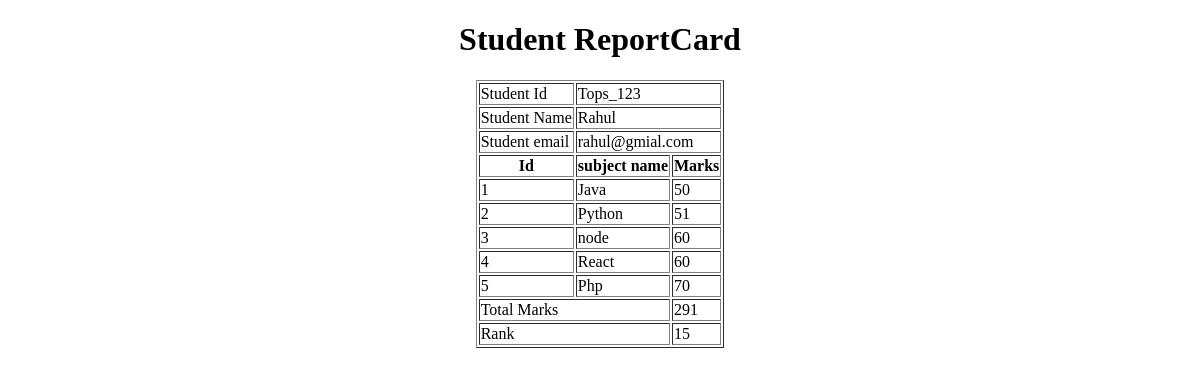
The page /viewmarks/Tops_123 on the database as committed earlier.
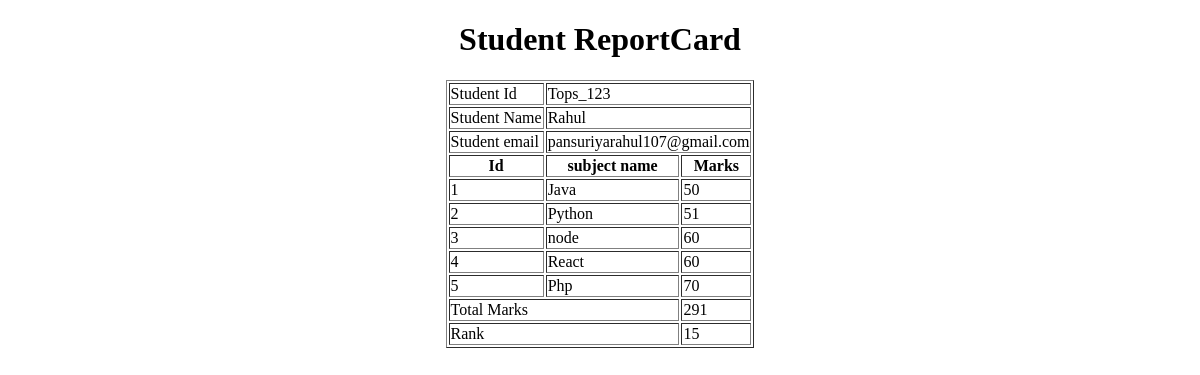
The same page on the database as committed later.
### myapp/models.py (models this page shows)
class StudnetId(models.Model):
    student_id = models.CharField(max_length=50)

class Studnet(models.Model):
    student_id = models.ForeignKey(StudnetId,on_delete=models.CASCADE)
    name =  models.CharField(max_length=20)
    email=models.CharField(max_length=30)
    age = models.IntegerField()

class Marks(models.Model):
    student_id = models.ForeignKey(Studnet,on_delete=models.CASCADE)
    subject_name = models.ForeignKey(Subject,on_delete=models.CASCADE)
    marks = models.IntegerField()

class Subject(models.Model):
    subject_name = models.CharField(max_length=20)

### myapp/views.py (the view)
# urls.py: path("viewmarks/<id>",viewMarks,name="viewmarks"),
def viewMarks(request,id):
    marks = Marks.objects.filter(student_id__student_id__student_id=id);
    sum = 0;
    for i in marks:
        sum = sum + i.marks
    data =   Studnet.objects.annotate(total = Sum("marks__marks")).order_by('-total')
    rank = 1;
    for i in data:
        if i.student_id.student_id == id:
            break;
        rank=rank+1
    return render(request, 'viewMarks.html',{'marks':marks,'id':marks[0].student_id.student_id.student_id,'name':marks[0].student_id.name,'email':marks[0].student_id.email,"total":sum,"rank":rank});

### Templates/viewMarks.html (shortened to what this page needs)
<!DOCTYPE html>
<html lang="en">
  <head>
  </head>
  <body>
    <h1 align="center">Student ReportCard</h1>
    <table border="1" align="center">
      <tr>
        <td>Student Id</td>
        <td colspan="2">{{id}}</td>
      </tr>
      <tr>
        <td>Student Name</td>
        <td colspan="2">{{name}}</td>
      </tr>
      <tr>
        <td>Student email</td>
        <td colspan="2">{{email}}</td>
      </tr>
      <tr>
        <th>Id</th>
        <th>subject name</th>
        <th>Marks</th>
      </tr>
      {%for data in marks%}
      <tr>
        <td>{{forloop.counter}}</td>
        <td>{{data.subject_name.subject_name}}</td>
        <td>{{data.marks}}</td>
      </tr>
      {%endfor%}
      <tr>
        <td colspan="2">Total Marks</td>
        <td>{{total}}</td>
      </tr>
      <tr>
        <td colspan="2">Rank</td>
        <td>{{rank}}</td>
      </tr>
    </table>
  </body>
</html>

Rows that differ between the two databases and show on the page:
changed Studnet "Rahul": email "rahul@gmial.com" → "pansuriyarahul107@gmail.com"
